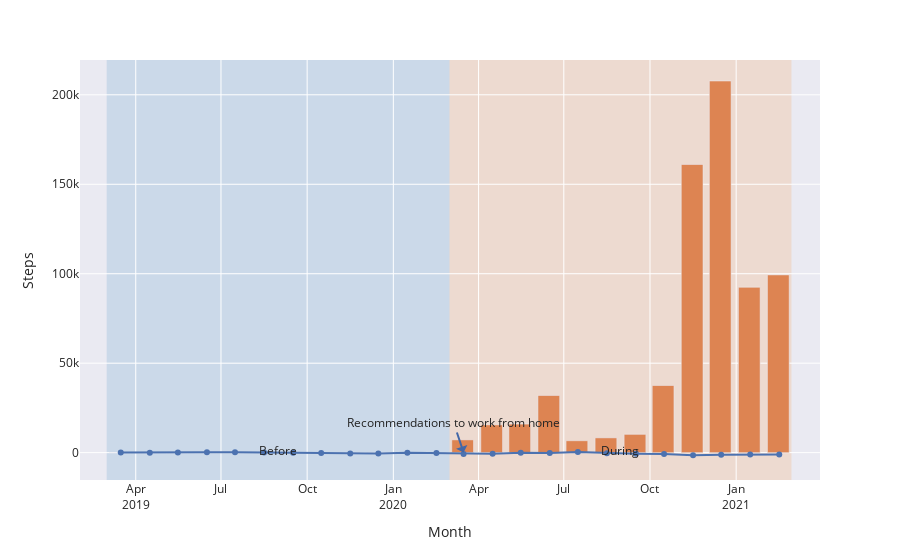

The code cell stored with this chart in its notebook:
### Markdown cell above
## Steps over time vs Covid cases

### Code cell
# covid_cases['scaled'] = covid_cases.cases / 125
fig = px.line(x=
              months_diff['month'], y=months_diff['diff'], markers=True)
fig.add_bar(x=covid_cases['date'], y=covid_cases['cases'])

fig.update_xaxes(
    title="Month",
    dtick="M3",
    tickformat="%b\n%Y")

fig.update_yaxes(title="Steps")

fig.add_annotation(x=parser.parse('2020-03-16'), y=100,
            text="Recommendations to work from home",
            showarrow=True,
            arrowhead=1)

annotate_before_after(fig)

fig.update_layout(showlegend=False)
fig.show()

### Figure 1 — Plotly figure (JSON) as saved in the notebook; plotly's stock layout.template omitted (floating-point values rounded to 4 significant figures)
{"data": [{"hovertemplate": "x=%{x}<br>y=%{y}<extra></extra>", "legendgroup": "", "line": {"color": "rgb(76,114,176)", "dash": "solid"}, "marker": {"symbol": "circle"}, "mode": "markers+lines", "name": "", "orientation": "v", "showlegend": false, "type": "scatter", "x": ["2019-03-16", "2019-04-16", "2019-05-16", "2019-06-16", "2019-07-16", "2019-08-16", "2019-09-16", "2019-10-16", "2019-11-16", "2019-12-16", "2020-01-16", "2020-02-16", "2020-03-16", "2020-04-16", "2020-05-16", "2020-06-16", "2020-07-16", "2020-08-16", "2020-09-16", "2020-10-16", "2020-11-16", "2020-12-16", "2021-01-16", "2021-02-16"], "xaxis": "x", "y": [113.8, 6.368, 147.9, 175.6, 284.9, 138.5, -71.74, -222.6, -432.2, -514.2, -6.368, -206.7, -791.8, -642.1, -108.1, -227.0, 331.0, -299.9, -566.9, -697.0, -1453.0, -1135.0, -985.5, -1075.0], "yaxis": "y"}, {"type": "bar", "x": ["2019-03-15T00:00:00", "2019-04-15T00:00:00", "2019-05-15T00:00:00", "2019-06-15T00:00:00", "2019-07-15T00:00:00", "2019-08-15T00:00:00", "2019-09-15T00:00:00", "2019-10-15T00:00:00", "2019-11-15T00:00:00", "2019-12-15T00:00:00", "2020-01-15T00:00:00", "2020-02-15T00:00:00", "2020-03-15T00:00:00", "2020-04-15T00:00:00", "2020-05-15T00:00:00", "2020-06-15T00:00:00", "2020-07-15T00:00:00", "2020-08-15T00:00:00", "2020-09-15T00:00:00", "2020-10-15T00:00:00", "2020-11-15T00:00:00", "2020-12-15T00:00:00", "2021-01-15T00:00:00", "2021-02-15T00:00:00"], "y": [0, 0, 0, 0, 0, 0, 0, 0, 0, 0, 0, 14, 7159, 15527, 15961, 31951, 6673, 8285, 10233, 37527, 161065, 207718, 92437, 99336]}], "layout": {"annotations": [{"arrowhead": 1, "showarrow": true, "text": "Recommendations to work from home", "x": "2020-03-16T00:00:00", "y": 100}, {"showarrow": false, "text": "Before", "x": "2019-08-31T00:00:00", "y": 1425}, {"showarrow": false, "text": "During", "x": "2020-08-30T12:00:00", "y": 1425}], "autosize": true, "legend": {"tracegroupgap": 0}, "margin": {"t": 60}, "shapes": [{"fillcolor": "#1F77B4", "layer": "below", "line": {"width": 0}, "opacity": 0.15, "type": "rect", "x0": "2019-03-01T00:00:00", "x1": "2020-03-01T00:00:00", "xref": "x", "y0": 0, "y1": 1, "yref": "y domain"}, {"fillcolor": "#FF7F0E", "layer": "below", "line": {"width": 0}, "opacity": 0.15, "type": "rect", "x0": "2020-03-01T00:00:00", "x1": "2021-03-01T00:00:00", "xref": "x", "y0": 0, "y1": 1, "yref": "y domain"}], "showlegend": false, "xaxis": {"anchor": "y", "autorange": true, "domain": [0, 1], "dtick": "M3", "range": ["2019-02-02 09:51:50.5345", "2021-03-29 14:08:09.4655"], "tickformat": "%b\n%Y", "title": {"text": "Month"}, "type": "date"}, "yaxis": {"anchor": "x", "autorange": true, "domain": [0, 1], "range": [-17340.0, 219600.0], "title": {"text": "Steps"}, "type": "linear"}}}
